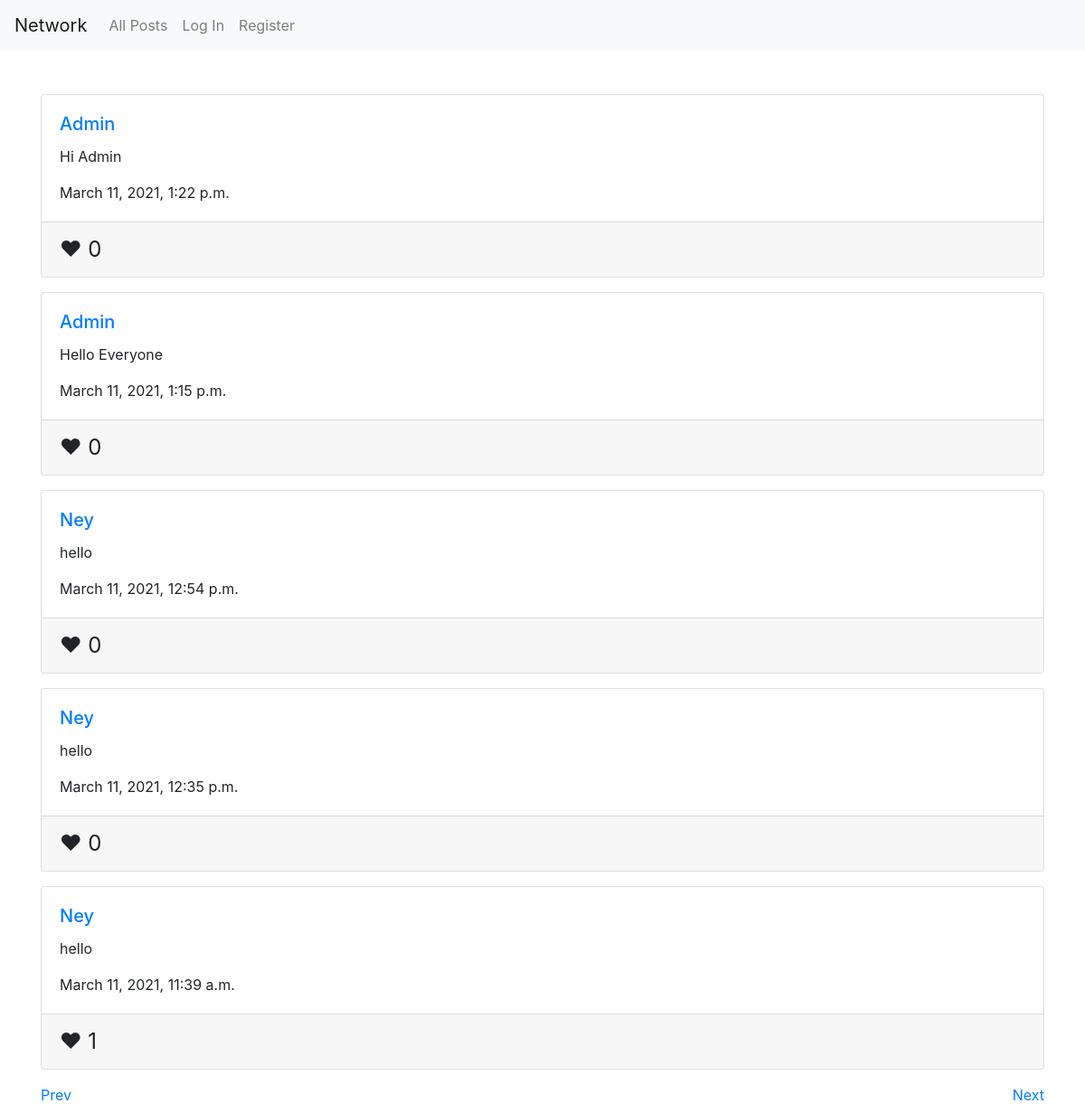
Screenshot of /?page=2 with the database file from the repository.
### network/models.py (models this page shows, shortened)
class Post(models.Model):
    content = models.CharField(max_length=126)
    author = models.ForeignKey("network.User", on_delete=models.CASCADE, related_name="posts")
    date_created = models.DateTimeField(default=timezone.now)
    class Meta:
        ordering = ('-date_created',)

class User(AbstractUser):
    follows = models.ManyToManyField(
        'self',
        related_name='followed_by',
        symmetrical=False
    )
    likes = models.ManyToManyField(
        'network.Post',
        related_name='liked_by',
    )

### network/views.py (the view, shortened to what this page needs)
# urls.py: path("", views.IndexView.as_view(), name="index"),
class IndexView(View):
    form_class = PostForm
    def get(self, request, *args, **kwargs):
        post_list = Post.objects.all()
        page = request.GET.get('page', 1)
        posts = paginate(post_list, page)
        if request.user.is_authenticated:
            form = self.form_class()
        else:
            form = None
        context = {'posts': posts, 'form': form}
        return render(request, "network/index.html", context)

### network/views.py (called while the page is built)
def paginate(post_list, page):
    paginator = Paginator(post_list, 5)
    try:
        posts = paginator.page(page)
    except PageNotAnInteger:
        posts = paginator.page(1)
    except EmptyPage:
        posts = paginator.page(paginator.num_pages)
    return posts

### network/templates/network/index.html (shortened to what this page needs)
{% extends "network/layout.html" %}
{% block body %}
    <br>
    {% include 'network/new_post.html' %}
{% endblock %}

### network/templates/network/new_post.html (shortened to what this page needs)
{% for post in posts %}
    <div class="card post-card my-3">
        <div class="card-body card-content">
            <h5 class="card-title"><a href="{% url 'profile' post.author.username %}">{{ post.author.username }}</a></h5>
            <p class="card-text">{{ post.content }}</p>
            <p class="card-text">{{ post.date_created }}</p>
        </div>
        <div class="card-footer">
            <div class="likes" data-post-id="{{ post.id }}">
                <span class="{% if user.is_authenticated %}like-button {% endif %}{% if user in post.liked_by.all %}liked{% endif %}">&#9829;</span>
                <span class="like-count">{{ post.liked_by.count }}</span>
            </div>
        </div>
    </div>
    {% empty %}
    <p>There are no posts.</p>
{% endfor %}
{% if posts.has_other_pages %}
    <div class="pages">
        {% if posts.has_previous %}
        <a href="?page={{ posts.previous_page_number }}">Prev</a>
        {% endif %}
        {% if posts.has_next %}
        <a href="?page={{ posts.next_page_number }}" class="next">Next</a>
        {% endif %}
    </div>
{% endif %}

### network/static/network/styles.css (style rules this page uses)
.likes { display: inline; font-size: 1.5rem; width: 25%; }
.next { float: right; }

### rows the page displays
Post: author.username "Admin", content "Hi Admin", date_created "March 11, 2021, 1:22 p.m.", liked_by.count "0"
Post: author.username "Admin", content "Hello Everyone", date_created "March 11, 2021, 1:15 p.m.", liked_by.count "0"
Post: author.username "Ney", content "hello", date_created "March 11, 2021, 12:54 p.m.", liked_by.count "0"
Post: author.username "Ney", content "hello", date_created "March 11, 2021, 12:35 p.m.", liked_by.count "0"
Post: author.username "Ney", content "hello", date_created "March 11, 2021, 11:39 a.m.", liked_by.count "1"
